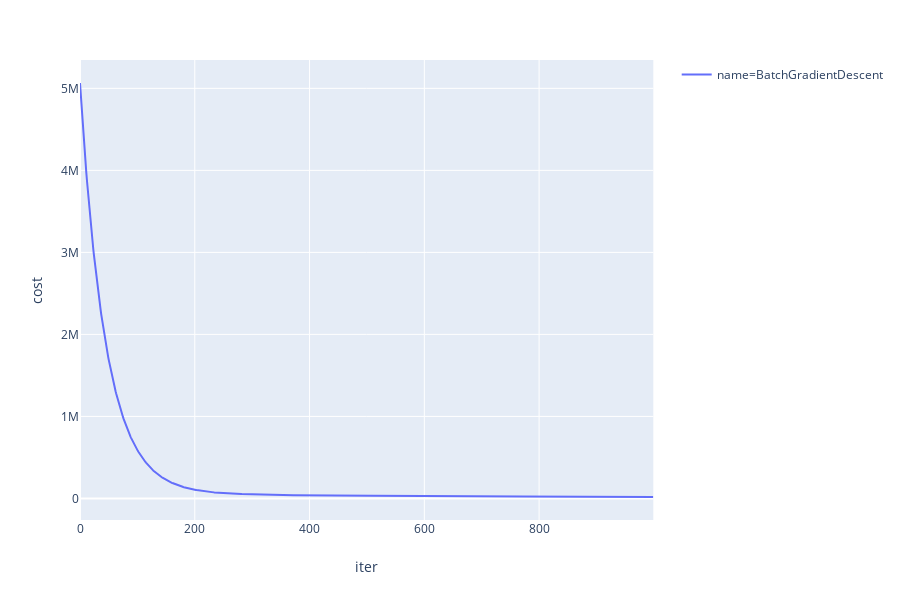

Notebook code cell kept with this figure:
### Markdown cell above
## Batch Gradient Descent 

In the previous chapter, we developed a vanilla gradient descent algorithm that consumed the whole dataset in each iteration. This is known as batch gradient descent algorithm. We will use this algorithm to establish the baseline for evaluating different variants of the gradient descent algorithm. The evaluation of various algorithms will be based on how quickly the MSE reduces. The faster it reduces, the better is the algorithm. We compute MSE after each pass through the whole dataset, also known as epoch, and keep track of the iteration number, associated parameters and MSE in Traceback object.

### Code cell
from plotnine import *
                                              

class Traceback(object):
    """
    A utility class to keep track of parameters and cost at each step of a gradient descent 
    """
    def __init__(self, name, parameter_size):
        self.name = name
        self.parameter_size = parameter_size
        self._data = []
        
    def add(self, iteration, parameters, cost):
        assert parameters.shape[0] == self.parameter_size, "Expecting {} parameters but found {}".format(self.parameter_size, parameters.shape[0])
        self._data.append((iteration, parameters, cost))
    
    def to_pandas(self):
        data = [[self.name, t[0], t[2]] + t[1].tolist() for t in self._data]
        columns = ['name', 'iter', 'cost'] + ['P{}'.format(i) for i in range(self.parameter_size)]
        return pd.DataFrame(data, columns=columns)
        

def mse(X, y, theta):
    "Returns MSE"
    
    predictions = np.sum(np.transpose(theta)*X, axis=1)
    error = y - predictions
    return np.sum(error ** 2)



def gradient(X, y, theta):
    "Returns gradient"

    num_samples = X.shape[0]
    
    # assuming function to be linear combination of parameeters 
    # hence np.transpose(theta) * X
    predictions = np.sum(np.transpose(theta)*X, axis=1)
    
    # compute error in predictions
    error = y - predictions
    
    # calculate gradient
    gradient = -1. / num_samples * np.sum(error.reshape((num_samples, 1)) * X, axis=0)  
    
    return gradient


def plotCost(tracebacks, min_iter = None, max_iter = None, exclude=None):
    df = pd.concat([x.to_pandas() for x in tracebacks], axis=0)
    min_iter = min_iter or df['iter'].min()
    max_iter = max_iter or df['iter'].max()
    exclude = exclude or []
    df = df[
        (df['iter'] >= min_iter) 
        & (df['iter'] <= max_iter)
        & (~df['name'].isin(exclude))
    ]

    fig = px.line(df, x="iter", y="cost", color='name')
    fig.show()
    

def batch_gradient_descent(X, y, learning_rate = 0.03,  max_epoch = 1000, traceback = None, stopping_threshold = 1.0e-6, starting_point = None):
    """
    Implements batch gradient descent algorithm
    X -- Input Features
    y -- Target Value that we are trying to predict
    learning rate -- learning rate
    max_epoch -- maximum number of times we should pass through the data
    traceback -- array in which we should put intermediate parameters and associated MSE
    stopping_threshold -- slope of the gradient descent at which we should stop
    starting_point -- starting point from where we start our exploration
    """
    
    # number of samples
    m = X.shape[0]
    
    # number of parameters
    n = X.shape[1]
    
    # starting point -- use the given point or randomly generate
    theta1 = np.array([random() for i in range(n)]) if starting_point is None else starting_point
    
    for iter in trange(max_epoch):
        
        if traceback is not None:
            traceback.add(iter, theta1, mse(X, y, theta1))

        # compute average gradient for all data points
        # and move in the opposite direction
        grad = gradient(X, y, theta1)
        theta2  = theta1 - learning_rate * grad
        
        # check if we reached stopping criteria threshold
        
        if np.linalg.norm(grad) < stopping_threshold:
            print("Early Stopping at Iteration Number: ", iter)
            return theta2
        elif np.all(np.isnan(theta2)):
            raise Exception("All nan")
        
        theta1 = theta2
        
    # if we reached max iterations then return current point
    return theta1

tracebacks = {'Batch': Traceback("BatchGradientDescent", 3)}
theta = batch_gradient_descent(X, y, learning_rate=0.009, max_epoch=1000, traceback=tracebacks['Batch'], stopping_threshold=1e-6, starting_point=starting_point)
display(HTML("<strong>Optimized Parameters: {}</strong>".format(theta)))

plotCost(tracebacks.values())

### Figure 1 — Plotly figure (JSON) as saved in the notebook; plotly's stock layout.template omitted (floating-point values rounded to 4 significant figures; data arrays with more than 128 entries replaced by an {"elided": "..."} marker saying what was removed)
{"data": [{"hoverlabel": {"namelength": 0}, "hovertemplate": "name=BatchGradientDescent<br>iter=%{x}<br>cost=%{y}", "legendgroup": "name=BatchGradientDescent", "line": {"color": "#636efa", "dash": "solid"}, "mode": "lines", "name": "name=BatchGradientDescent", "showlegend": true, "type": "scatter", "x": {"elided": "1000 int values"}, "xaxis": "x", "y": {"elided": "1000 float values"}, "yaxis": "y"}], "layout": {"height": 600, "legend": {"tracegroupgap": 0}, "margin": {"t": 60}, "xaxis": {"anchor": "y", "domain": [0, 0.98], "title": {"text": "iter"}}, "yaxis": {"anchor": "x", "domain": [0, 1], "title": {"text": "cost"}}}}
